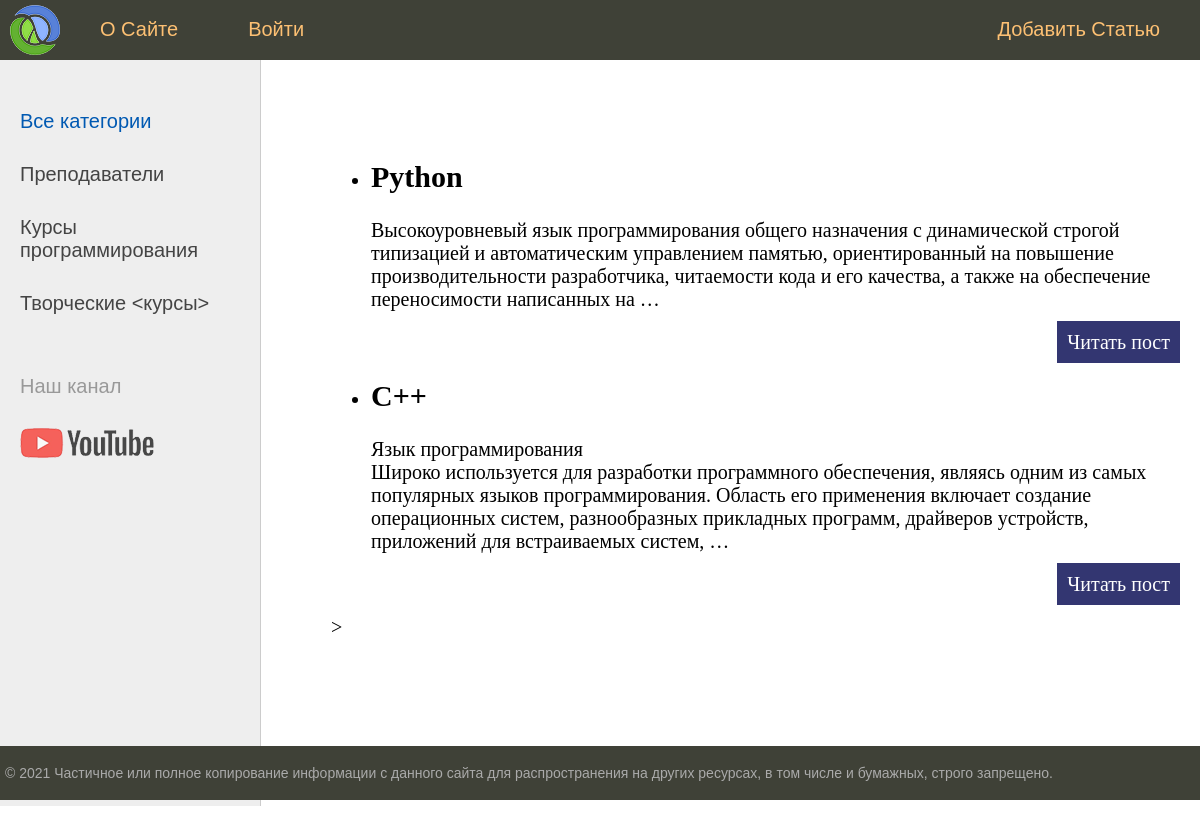
The page / on the database its author committed.
### courses/models.py (models this page shows, shortened)
class Courses(models.Model):
    title = models.CharField(max_length=255)
    content = models.TextField(blank=True)
    image = models.ImageField(upload_to = 'photo/%Y/%m/%d')
    time_create = models.DateTimeField(auto_now_add=True)
    time_update = models.DateTimeField(auto_now=True)
    is_add = models.BooleanField(default=True)

### courses/views.py (the view)
# urls.py: path('', index, name = 'home'),
def index(request):
    posts = Courses.objects.all()
    return render(request,'courses/index.html', {'menu':menu, 'title':'Главная страница','posts': posts})

### courses/templates/courses/index.html (shortened to what this page needs)
{% extends 'courses/base.html' %}
{%block content%}
<ul class ='list - articles'>
{% for p in posts %}
    <li><h2>{{p.title}}</h2>
        {% autoescape on %}
        <p>{{p.content|linebreaks|truncatewords:30}}</p>
        {% endautoescape %}
        <p class = 'link-read-post'><a href="#">Читать пост</a>
    </li>
    {% endfor %}
</ul>>
{% endblock %}

### courses/templates/courses/base.html (shortened to what this page needs)
{% load static %}
<!DOCTYPE html>
<html>
<head>
	<link type="text/css" href="{% static 'courses/css/styles.css' %}" rel="stylesheet" />
</head>
<body>
<table class="table-page" border=0 cellpadding="0" cellspacing="0">
<tr><td valign=top>
{% block mainmenu %}
		<div class="header">
			<ul id="mainmenu" class="mainmenu">
			<li class="logo"><a href="#"><div class="logo"></div></a></li>
{% for m in menu %}
	{% if not forloop.last %}
			<li><a href="#">{{m.title}}</a></li>
	{% else %}
			<li class="last"><a href="#">{{m.title}}</a></li>
	{% endif %}
{% endfor %}
			</ul>
		</div>
{% endblock mainmenu %}
<table class="table-content" border=0 cellpadding="0" cellspacing="0">
<tr>
	<td valign="top" class="left-chapters">
	<ul id="leftchapters">
		<li class="selected">Все категории</li>
		<li><a href="#">Преподаватели</a></li>
		<li><a href="#">Курсы программирования</a></li>
		<li><a href="#">Творческие <курсы></курсы></a></li>
		<li class="share">
		<p>Наш канал</p>
		<a class="share-yt" href="https://www.youtube.com/channel/UClJzWfGWuGJL2t-3dYKcHTA/playlists" target="_blank" rel="nofollow"></a>
		</li>
	</ul>
</td>
<td valign="top" class="content">
	<div class="content-text">
{% block content %}
{% endblock %}
	</div>
</td></tr></table>
</td></tr>
<tr><td valign=top>
	<div id="footer">
		<p>&copy; 2021 Частичное или полное копирование информации с данного сайта для распространения на других ресурсах, в том числе и бумажных, строго запрещено.</p>
	</div>
</td></tr></table>
</body>
</html>

### courses/static/courses/css/styles.css (style rules this page uses)
html, body { font-family: 'Arial'; margin: 0; padding: 0; height: 100%; width: 100%; color: #444; }
a { color: #0059b2; text-decoration: none; }
p.link-read-post { text-align: right; }
p.link-read-post a { padding: 10px; min-width: 100px; background: #333671; color: #fff; text-decoration: none; }
.table-page { width: 100%; height: 100%; vertical-align: top; }
.table-page tr { height: 100%; }
.header { background: #3F4137; height: 60px; }
.logo { background: url('../images/logo.png') no-repeat 10px 5px; width: 70px; height: 60px; }
ul.mainmenu { list-style: none; margin: 0; padding: 0; height: 60px; color: #fdc073; font-size: 20px; overflow: hidden; }
ul.mainmenu li { float: left; margin: 18px 40px 0 30px; }
ul.mainmenu li.logo { margin: 0; }
ul.mainmenu li.last { float: right; }
ul.mainmenu li a { color: #fdc073; text-decoration: none; }
.table-content { width: 100%; min-height: 100%; height: 100%; }
.left-chapters { margin: 0; background: #eee; border-right: 1px solid #ccc; min-height: 100%; }
.left-chapters ul { width: 230px; min-height: 100%; margin: 0; padding: 20px 10px 10px 20px; list-style: none; font-size: 20px; }
.left-chapters ul li { margin: 30px 0 0 0; color: #999; }
.left-chapters ul li.selected { color: #0059b2; }
.left-chapters ul li a { color: #444; text-decoration: none; }
.left-chapters ul li.share { margin: 60px 0 0 0; }
.left-chapters ul li.share p { margin: 30px 0 30px 0; }
.left-chapters ul li.share a { display: inline-block; width: 40px; height: 40px; margin: 0 20px 0 0; }
.left-chapters ul li.share a.share-yt { width: 100%; height: 30px; background: url('../images/share_yt.png') no-repeat 0 0 }
.content { padding: 40px 20px 20px 40px; width: 100%; box-sizing: border-box; }
.content-text { margin: 60px 0 0 30px; color: #000; font-size: 20px; font-family: Yandex Sans Display Light; }
#footer { box-sizing: border-box; background: #3F4137; padding: 5px; color: #aaa; font-size: 14px; font-family: Verdana, Geneva, Arial, Helvetica; text-align: left; overflow: hidden; }

### rows shown on the page
Courses: title "Python", content "Высокоуровневый язык программирования общего назначения с динамической строгой типизацией и автоматическим управлением памятью, ориентированный на повышение производительности разработчика, читаемости кода и его качества, а также на обеспечение переносимости написанных на …"
Courses: title "C++", content "Язык программирования Широко используется для разработки программного обеспечения, являясь одним из самых популярных языков программирования. Область его применения включает создание операционных систем, разнообразных прикладных программ, драйверов устройств, приложений для встраиваемых систем, …"

### other values the page prints
{{ m.title }} "О Сайте" "Войти"
{{ m.title }} "Добавить Статью"
